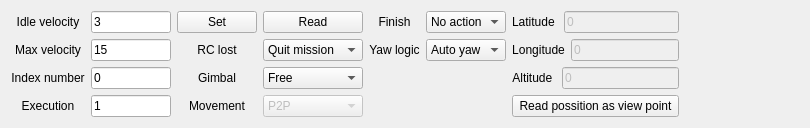
               <widget class="QWidget" name="init">
                <attribute name="title">
                 <string>Init</string>
                </attribute>
                <layout class="QHBoxLayout" name="horizontalLayout_132">
                 <item>
                  <layout class="QVBoxLayout" name="verticalLayout_61">
                   <item>
                    <layout class="QHBoxLayout" name="horizontalLayout_59">
                     <item>
                      <widget class="QLabel" name="label_44">
                       <property name="minimumSize">
                        <size>
                         <width>0</width>
                         <height>0</height>
                        </size>
                       </property>
                       <property name="maximumSize">
                        <size>
                         <width>16777215</width>
                         <height>25</height>
                        </size>
                       </property>
                       <property name="text">
                        <string>Idle velocity</string>
                       </property>
                       <property name="alignment">
                        <set>Qt::AlignCenter</set>
                       </property>
                      </widget>
                     </item>
                     <item>
                      <widget class="QLineEdit" name="le_wp_iv">
                       <property name="minimumSize">
                        <size>
                         <width>80</width>
                         <height>0</height>
                        </size>
                       </property>
                       <property name="maximumSize">
                        <size>
                         <width>80</width>
                         <height>16777215</height>
                        </size>
                       </property>
                       <property name="text">
                        <string>3</string>
                       </property>
                      </widget>
                     </item>
                    </layout>
                   </item>
                   <item>
                    <layout class="QHBoxLayout" name="horizontalLayout_122">
                     <item>
                      <widget class="QLabel" name="label_43">
                       <property name="maximumSize">
                        <size>
                         <width>16777215</width>
                         <height>25</height>
                        </size>
                       </property>
                       <property name="text">
                        <string>Max velocity</string>
                       </property>
                       <property name="alignment">
                        <set>Qt::AlignCenter</set>
                       </property>
                      </widget>
                     </item>
                     <item>
                      <widget class="QLineEdit" name="le_wp_mv">
                       <property name="minimumSize">
                        <size>
                         <width>80</width>
                         <height>0</height>
                        </size>
                       </property>
                       <property name="maximumSize">
                        <size>
                         <width>80</width>
                         <height>16777215</height>
                        </size>
                       </property>
                       <property name="text">
                        <string>15</string>
                       </property>
                      </widget>
                     </item>
                    </layout>
                   </item>
                   <item>
                    <layout class="QHBoxLayout" name="horizontalLayout_121">
                     <item>
                      <widget class="QLabel" name="label_28">
                       <property name="maximumSize">
                        <size>
                         <width>16777215</width>
                         <height>25</height>
                        </size>
                       </property>
                       <property name="text">
                        <string>Index number</string>
                       </property>
                       <property name="alignment">
                        <set>Qt::AlignCenter</set>
                       </property>
                      </widget>
                     </item>
                     <item>
                      <widget class="QLineEdit" name="le_waypoint_number">
                       <property name="minimumSize">
                        <size>
                         <width>80</width>
                         <height>0</height>
                        </size>
                       </property>
                       <property name="maximumSize">
                        <size>
                         <width>80</width>
                         <height>16777215</height>
                        </size>
                       </property>
                       <property name="text">
                        <string>0</string>
                       </property>
                      </widget>
                     </item>
                    </layout>
                   </item>
                   <item>
                    <layout class="QHBoxLayout" name="horizontalLayout_135">
                     <item>
                      <widget class="QLabel" name="label_78">
                       <property name="maximumSize">
                        <size>
                         <width>16777215</width>
                         <height>25</height>
                        </size>
                       </property>
                       <property name="text">
                        <string>Execution</string>
                       </property>
                       <property name="alignment">
                        <set>Qt::AlignCenter</set>
                       </property>
                      </widget>
                     </item>
                     <item>
                      <widget class="QLineEdit" name="le_wp_exec">
                       <property name="minimumSize">
                        <size>
                         <width>80</width>
                         <height>0</height>
                        </size>
                       </property>
                       <property name="maximumSize">
                        <size>
                         <width>80</width>
                         <height>16777215</height>
                        </size>
                       </property>
                       <property name="text">
                        <string>1</string>
                       </property>
                      </widget>
                     </item>
                    </layout>
                   </item>
                  </layout>
                 </item>
                 <item>
                  <layout class="QVBoxLayout" name="verticalLayout_62">
                   <item>
                    <layout class="QHBoxLayout" name="horizontalLayout_123">
                     <item>
                      <widget class="QPushButton" name="btn_wp_ivset">
                       <property name="minimumSize">
                        <size>
                         <width>80</width>
                         <height>0</height>
                        </size>
                       </property>
                       <property name="text">
                        <string>Set</string>
                       </property>
                      </widget>
                     </item>
                     <item>
                      <widget class="QPushButton" name="btn_wp_ivRead">
                       <property name="minimumSize">
                        <size>
                         <width>100</width>
                         <height>0</height>
                        </size>
                       </property>
                       <property name="maximumSize">
                        <size>
                         <width>100</width>
                         <height>16777215</height>
                        </size>
                       </property>
                       <property name="text">
                        <string>Read</string>
                       </property>
                      </widget>
                     </item>
                    </layout>
                   </item>
                   <item>
                    <layout class="QHBoxLayout" name="horizontalLayout_128">
                     <item>
                      <widget class="QLabel" name="label_46">
                       <property name="maximumSize">
                        <size>
                         <width>16777215</width>
                         <height>25</height>
                        </size>
                       </property>
                       <property name="text">
                        <string>RC lost</string>
                       </property>
                       <property name="alignment">
                        <set>Qt::AlignCenter</set>
                       </property>
                      </widget>
                     </item>
                     <item>
                      <widget class="QComboBox" name="cb_wp_rcl">
                       <property name="minimumSize">
                        <size>
                         <width>100</width>
                         <height>0</height>
                        </size>
                       </property>
                       <property name="maximumSize">
                        <size>
                         <width>100</width>
                         <height>16777215</height>
                        </size>
                       </property>
                       <item>
                        <property name="text">
                         <string>Quit mission</string>
                        </property>
                       </item>
                       <item>
                        <property name="text">
                         <string>Keep going</string>
                        </property>
                       </item>
                      </widget>
                     </item>
                    </layout>
                   </item>
                   <item>
                    <layout class="QHBoxLayout" name="horizontalLayout_129">
                     <item>
                      <widget class="QLabel" name="label_52">
                       <property name="maximumSize">
                        <size>
                         <width>16777215</width>
                         <height>25</height>
                        </size>
                       </property>
                       <property name="text">
                        <string>Gimbal</string>
                       </property>
                       <property name="alignment">
                        <set>Qt::AlignCenter</set>
                       </property>
                      </widget>
                     </item>
                     <item>
                      <widget class="QComboBox" name="cb_wp_gb">
                       <property name="minimumSize">
                        <size>
                         <width>100</width>
                         <height>0</height>
                        </size>
                       </property>
                       <property name="maximumSize">
                        <size>
                         <width>100</width>
                         <height>16777215</height>
                        </size>
                       </property>
                       <item>
                        <property name="text">
                         <string>Free</string>
                        </property>
                       </item>
                       <item>
                        <property name="text">
                         <string>Auto</string>
                        </property>
                       </item>
                      </widget>
                     </item>
                    </layout>
                   </item>
                   <item>
                    <layout class="QHBoxLayout" name="horizontalLayout_131">
                     <item>
                      <widget class="QLabel" name="label_76">
                       <property name="maximumSize">
                        <size>
                         <width>16777215</width>
                         <height>25</height>
                        </size>
                       </property>
                       <property name="text">
                        <string>Movement</string>
                       </property>
                       <property name="alignment">
                        <set>Qt::AlignCenter</set>
                       </property>
                      </widget>
                     </item>
                     <item>
                      <widget class="QComboBox" name="cb_wp_mov">
                       <property name="enabled">
                        <bool>false</bool>
                       </property>
                       <property name="minimumSize">
                        <size>
                         <width>100</width>
                         <height>0</height>
                        </size>
                       </property>
                       <property name="maximumSize">
                        <size>
                         <width>100</width>
                         <height>16777215</height>
                        </size>
                       </property>
                       <item>
                        <property name="text">
                         <string>P2P</string>
                        </property>
                       </item>
                       <item>
                        <property name="text">
                         <string>Reserved</string>
                        </property>
                       </item>
                      </widget>
                     </item>
                    </layout>
                   </item>
                  </layout>
                 </item>
                 <item>
                  <layout class="QVBoxLayout" name="verticalLayout_64">
                   <item>
                    <layout class="QHBoxLayout" name="horizontalLayout_134">
                     <item>
                      <widget class="QLabel" name="label_77">
                       <property name="maximumSize">
                        <size>
                         <width>16777215</width>
                         <height>25</height>
                        </size>
                       </property>
                       <property name="text">
                        <string>Finish</string>
                       </property>
                       <property name="alignment">
                        <set>Qt::AlignCenter</set>
                       </property>
                      </widget>
                     </item>
                     <item>
                      <widget class="QComboBox" name="cb_wp_fa">
                       <property name="minimumSize">
                        <size>
                         <width>80</width>
                         <height>0</height>
                        </size>
                       </property>
                       <property name="maximumSize">
                        <size>
                         <width>80</width>
                         <height>16777215</height>
                        </size>
                       </property>
                       <item>
                        <property name="text">
                         <string>No action</string>
                        </property>
                       </item>
                       <item>
                        <property name="text">
                         <string>Go home</string>
                        </property>
                       </item>
                       <item>
                        <property name="text">
                         <string>Landing</string>
                        </property>
                       </item>
                       <item>
                        <property name="text">
                         <string>To first point</string>
                        </property>
                       </item>
                      </widget>
                     </item>
                    </layout>
                   </item>
                   <item>
                    <layout class="QHBoxLayout" name="horizontalLayout_130">
                     <item>
                      <widget class="QLabel" name="label_75">
                       <property name="maximumSize">
                        <size>
                         <width>16777215</width>
                         <height>25</height>
                        </size>
                       </property>
                       <property name="text">
                        <string>Yaw logic</string>
                       </property>
                       <property name="alignment">
                        <set>Qt::AlignCenter</set>
                       </property>
                      </widget>
                     </item>
                     <item>
                      <widget class="QComboBox" name="cb_wp_yaw">
                       <property name="minimumSize">
                        <size>
                         <width>80</width>
                         <height>0</height>
                        </size>
                       </property>
                       <property name="maximumSize">
                        <size>
                         <width>80</width>
                         <height>16777215</height>
                        </size>
                       </property>
                       <item>
                        <property name="text">
                         <string>Auto yaw</string>
                        </property>
                       </item>
                       <item>
                        <property name="text">
                         <string>No yaw</string>
                        </property>
                       </item>
                       <item>
                        <property name="text">
                         <string>RC yaw</string>
                        </property>
                       </item>
                       <item>
                        <property name="text">
                         <string>Waypoint</string>
                        </property>
                       </item>
                      </widget>
                     </item>
                    </layout>
                   </item>
                   <item>
                    <spacer name="verticalSpacer_10">
                     <property name="orientation">
                      <enum>Qt::Vertical</enum>
                     </property>
                     <property name="sizeHint" stdset="0">
                      <size>
                       <width>20</width>
                       <height>40</height>
                      </size>
                     </property>
                    </spacer>
                   </item>
                  </layout>
                 </item>
                 <item>
                  <layout class="QVBoxLayout" name="verticalLayout_10">
                   <item>
                    <layout class="QHBoxLayout" name="horizontalLayout_125">
                     <item>
                      <widget class="QLabel" name="label_66">
                       <property name="text">
                        <string>Latitude </string>
                       </property>
                       <property name="alignment">
                        <set>Qt::AlignCenter</set>
                       </property>
                      </widget>
                     </item>
                     <item>
                      <widget class="QLineEdit" name="le_wp_la">
                       <property name="enabled">
                        <bool>false</bool>
                       </property>
                       <property name="maximumSize">
                        <size>
                         <width>150</width>
                         <height>16777215</height>
                        </size>
                       </property>
                       <property name="text">
                        <string>0</string>
                       </property>
                      </widget>
                     </item>
                    </layout>
                   </item>
                   <item>
                    <layout class="QHBoxLayout" name="horizontalLayout_126">
                     <item>
                      <widget class="QLabel" name="label_74">
                       <property name="text">
                        <string>Longitude</string>
                       </property>
                       <property name="alignment">
                        <set>Qt::AlignCenter</set>
                       </property>
                      </widget>
                     </item>
                     <item>
                      <widget class="QLineEdit" name="le_wp_lo">
                       <property name="enabled">
                        <bool>false</bool>
                       </property>
                       <property name="maximumSize">
                        <size>
                         <width>150</width>
                         <height>16777215</height>
                        </size>
                       </property>
                       <property name="text">
                        <string>0</string>
                       </property>
                      </widget>
                     </item>
                    </layout>
                   </item>
                   <item>
                    <layout class="QHBoxLayout" name="horizontalLayout_124">
                     <item>
                      <widget class="QLabel" name="label_63">
                       <property name="text">
                        <string>Altitude </string>
                       </property>
                       <property name="alignment">
                        <set>Qt::AlignCenter</set>
                       </property>
                      </widget>
                     </item>
                     <item>
                      <widget class="QLineEdit" name="le_wp_al">
                       <property name="enabled">
                        <bool>false</bool>
                       </property>
                       <property name="maximumSize">
                        <size>
                         <width>150</width>
                         <height>16777215</height>
                        </size>
                       </property>
                       <property name="text">
                        <string>0</string>
                       </property>
                      </widget>
                     </item>
                    </layout>
                   </item>
                   <item>
                    <widget class="QPushButton" name="btn_waypoint_viewPoint">
                     <property name="minimumSize">
                      <size>
                       <width>150</width>
                       <height>0</height>
                      </size>
                     </property>
                     <property name="text">
                      <string>Read possition as view point</string>
                     </property>
                    </widget>
                   </item>
                  </layout>
                 </item>
                 <item>
                  <spacer name="horizontalSpacer_6">
                   <property name="orientation">
                    <enum>Qt::Horizontal</enum>
                   </property>
                   <property name="sizeHint" stdset="0">
                    <size>
                     <width>40</width>
                     <height>20</height>
                    </size>
                   </property>
                  </spacer>
                 </item>
                 <item>
                  <spacer name="horizontalSpacer_8">
                   <property name="orientation">
                    <enum>Qt::Horizontal</enum>
                   </property>
                   <property name="sizeHint" stdset="0">
                    <size>
                     <width>40</width>
                     <height>20</height>
                    </size>
                   </property>
                  </spacer>
                 </item>
                 <item>
                  <spacer name="horizontalSpacer_7">
                   <property name="orientation">
                    <enum>Qt::Horizontal</enum>
                   </property>
                   <property name="sizeHint" stdset="0">
                    <size>
                     <width>40</width>
                     <height>20</height>
                    </size>
                   </property>
                  </spacer>
                 </item>
                </layout>
               </widget>
